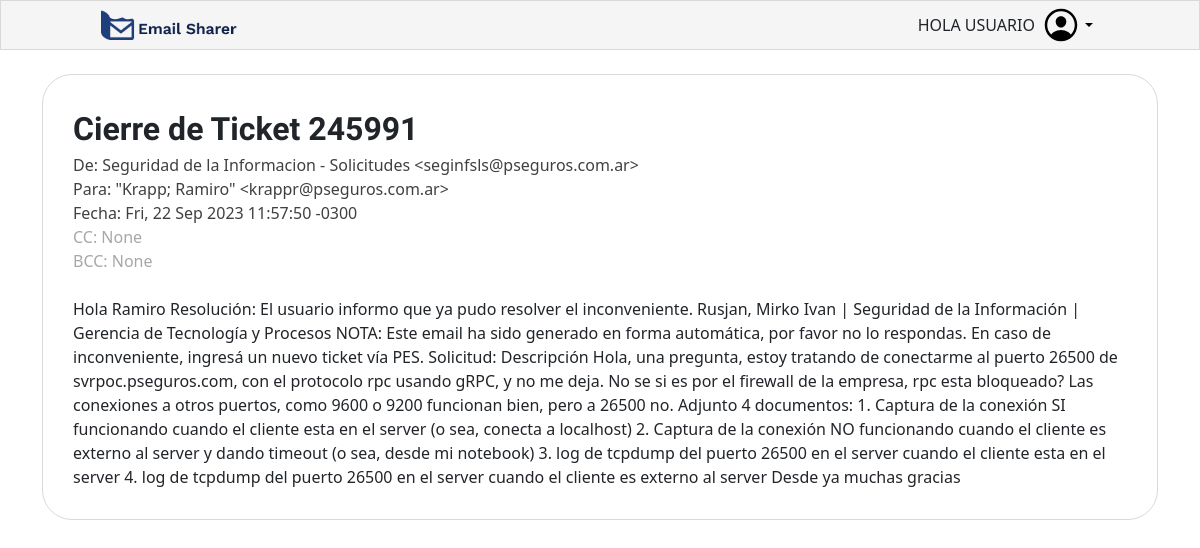
Page /visualizar-email/1 on the committed database.
### sql_app/models.py (models this page shows)
class Email(Base):
    __tablename__ = "emails"
    id = Column(Integer, primary_key=True, index=True)
    owner_id = Column(Integer, ForeignKey("users.id"))
    subject = Column(String(400), nullable=False)
    sender = Column(String, nullable=False)
    recipients = Column(String, nullable=False)
    cc = Column(String, default=None)
    bcc = Column(String, default=None)
    date = Column(String, nullable=False)
    body = Column(String, nullable=False)
    file = Column(LargeBinary, nullable=False)  # Store attachment as binary
    filename = Column(String, nullable=False)
    owner = relationship("User", back_populates="emails")
    attachments = relationship("Attachment", back_populates="email")

### app.py (the view)
@app.get("/visualizar-email/{email_id}", response_class=HTMLResponse)
async def visualizar_email(request: Request, email_id: int, db: Session = Depends(get_db)):
    db_email = crud.get_email(db, email_id)
    if db_email is None:
        raise HTTPException(status_code=404, detail=f"email {email_id} not found")
    return templates.TemplateResponse(
        "visualizar-email.html",
        {
            "request": request,
            "email": db_email,
            "owner": db_email.owner,
        },
    )

### templates/visualizar-email.html
{% extends "base.html" %}
{% block content %}
   <div class="container mt-4">
      <div class="visualizar-email">
         <div class="visualizar-email__subject">{{ email["subject"] }}</div>
         <div class="visualizar-email__sender">De: {{ email["sender"] }}</div>
         <div class="visualizar-email__recipients">Para: {{ email["recipients"] }}</div>
         <div class="visualizar-email__date">Fecha: {{ email["date"] }}</div>
         <div class="visualizar-email__cc">CC: {{ email["cc"] }}</div>
         <div class="visualizar-email__bcc">BCC: {{ email["bcc"] }}</div>
         <br>
         <div class="visualizar-email__body">{{ email["body"] }}</div>
      </div>
   </div>
{% endblock content %}

### templates/base.html (shortened to what this page needs)
<!DOCTYPE html>
<html lang="en">
   <head>
      <link href="{{ url_for('css', path='style.css') }}" rel="stylesheet">
      <link href="{{ url_for('css', path='header.css') }}" rel="stylesheet">
      <link href="{{ url_for('css', path='email.css') }}" rel="stylesheet">
      <link href="{{ url_for('css', path='email-list.css') }}" rel="stylesheet">
      <link href="{{ url_for('css', path='drop-zone.css') }}" rel="stylesheet">
      <link href="{{ url_for('css', path='buttons.css') }}" rel="stylesheet">
      <link href="{{ url_for('css', path='upload-email.css') }}" rel="stylesheet">
      <link href="{{ url_for('css', path='upload-email-dialog.css') }}"
            rel="stylesheet">
      <link href="{{ url_for('css', path='visualizar-email.css') }}"
            rel="stylesheet">
      <link href="https://cdn.jsdelivr.net/npm/bootstrap@5.3.2/dist/css/bootstrap.min.css"
            rel="stylesheet"
>
   </head>
   <body>
      {% include "components/header.html" %}
      <div class="header-padding">
         {% block content %}
         {% endblock content %}
      </div>
   </body>
</html>

### templates/components/header.html (shortened to what this page needs)
{% set logo_url = url_for('static', path='img/logo.png') %}
{% set user_icon_url = url_for('img', path='user-icons/generic-black.svg') %}
<header class="header">
   <div class="header__left-side">
      <div class="header__logo">
         <a href='{{ url_for("index") }}'>
            <img class="image-fit-contain" alt="Email Sharer" src="{{ logo_url }}">
      </a>
   </div>
</div>
<div class="header__right-side">
   <div class="header__user">
      <div class="header__user-name">
		HOLA USUARIO</div>
      <div class="dropdown">
         <button class="dropdown-toggle header__user-dropdown-btn"
                 type="button"
                 data-bs-toggle="dropdown"
                 aria-expanded="false">
            <div class="header__user-icon">
               <img class="image-fit-contain" alt="user-logo" src="{{ user_icon_url }}">
            </div>
         </button>
      </div>
   </div>
</div>
</header>

### static/css/style.css (style rules this page uses)
* { box-sizing: border-box; }
body { margin: 0; }
.image-fit-contain { object-fit: contain; height: 100%; width: 100%; }
.header-padding { padding-top: var(--header-height); }

### static/css/header.css (style rules this page uses)
.header { display: flex; align-items: center; height: var(--header-height); padding-left: 100px; padding-right: 100px; background-color: var(--ps-barely-white); border: 1px solid var(--ps-lighter-grey, #d9d9d9); position: fixed; top: 0; width: 100%; }
.header__left-side { margin-right: auto; }
.header__right-side { margin-left: auto; }
.header__logo { height: calc(var(--header-height) * 0.6); width: auto; }
.header__user { display: flex; align-items: center; }
.header__user-dropdown-btn { display: flex; align-items: center; border: none; background-color: var(--ps-barely-white); }
.header__user-icon { height: 40px; width: auto; }

### static/css/visualizar-email.css (style rules this page uses)
.visualizar-email { border: 1px solid var(--ps-lighter-grey); border-radius: 30px; padding: 30px; }
.visualizar-email__subject { font-family: "Work Sans", sans-serif; font-size: 2rem; font-weight: bold; }
.visualizar-email__sender, .visualizar-email__recipients, .visualizar-email__date { color: var(--ps-dark-grey); }
.visualizar-email__cc, .visualizar-email__bcc { color: var(--ps-light-grey); }

### static/css/variables.css (style rules this page uses)
:root { --header-height: 50px; --ps-blue-01: #e9ecf2; --ps-blue-02: #d2d8e5; --ps-blue-05: #909ebe; --ps-blue-075: #586e9d; --ps-blue-09: #365089; --ps-blue: #203d7c; --ps-blue-dark: #172f63; --ps-blue-darker: #0e214a; --ps-green: #09ac93; --ps-barely-white: #f5f5f5; --ps-barely-grey: #f8f8f8; --ps-lighter-grey: #d9d9d9; --ps-light-grey: #a6a7a8; --ps-grey: #808080; --ps-dark-grey: #404040; --ps-almost-black: #1e1b1b; }

### rows in the picture
Email: subject "Cierre de Ticket 245991", sender "Seguridad de la Informacion - Solicitudes <seginfsls@pseguros.com.ar>", recipients "\"Krapp; Ramiro\" <krappr@pseguros.com.ar>", date "Fri, 22 Sep 2023 11:57:50 -0300", cc "None", bcc "None", body "Hola Ramiro Resolución: El usuario informo que ya pudo resolver el inconveniente. Rusjan, Mirko Ivan | Seguridad de la Información | Gerencia de Tecnología y Procesos NOTA: Este email ha sido generado en forma automática, por favor no lo respondas. En caso de inconveniente, ingresá un nuevo ticket vía PES. Solicitud: Descripción Hola, una pregunta, estoy tratando de conectarme al puerto 26500 de svrpoc.pseguros.com, con el protocolo rpc usando gRPC, y no me deja. No se si es por el firewall de la empresa, rpc esta bloqueado? Las conexiones a otros puertos, como 9600 o 9200 funcionan bien, pero a 26500 no. Adjunto 4 documentos: 1. Captura de la conexión SI funcionando cuando el cliente esta…"
